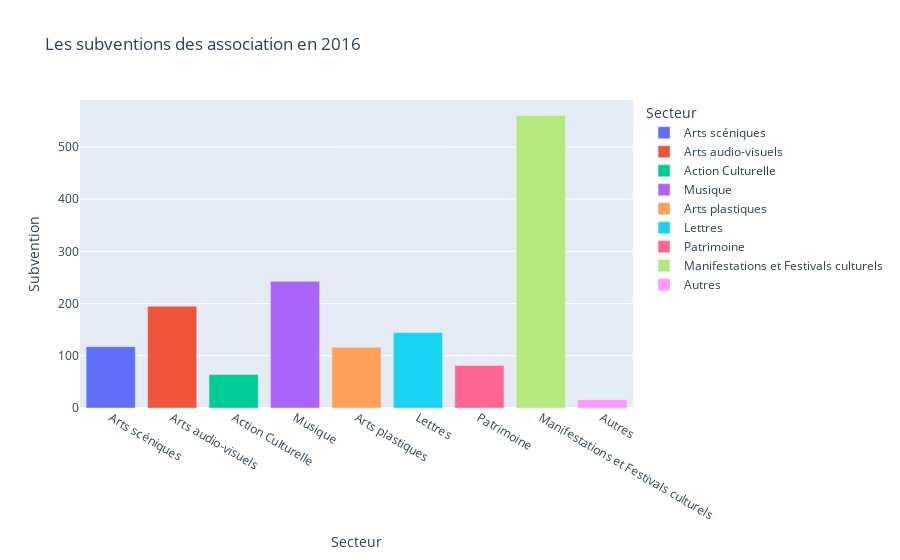

The notebook cell this image was saved under:
### Code cell
import plotly.express as px
import pandas as pd 
df=pd.read_csv('subventions-cadre-financement-public-associations-2016-secteur.csv')
px.bar(df, x='Secteur', y='Subvention',color='Secteur',title='Les subventions des association en 2016')

### Figure 1 — Plotly figure (JSON) as saved in the notebook; plotly's stock layout.template omitted (floating-point values rounded to 4 significant figures)
{"data": [{"alignmentgroup": "True", "hovertemplate": "Secteur=%{x}<br>Subvention=%{y}<extra></extra>", "legendgroup": "Arts scéniques", "marker": {"color": "#636efa"}, "name": "Arts scéniques", "offsetgroup": "Arts scéniques", "orientation": "v", "showlegend": true, "textposition": "auto", "type": "bar", "x": ["Arts scéniques"], "xaxis": "x", "y": [117.5], "yaxis": "y"}, {"alignmentgroup": "True", "hovertemplate": "Secteur=%{x}<br>Subvention=%{y}<extra></extra>", "legendgroup": "Arts audio-visuels", "marker": {"color": "#EF553B"}, "name": "Arts audio-visuels", "offsetgroup": "Arts audio-visuels", "orientation": "v", "showlegend": true, "textposition": "auto", "type": "bar", "x": ["Arts audio-visuels"], "xaxis": "x", "y": [195], "yaxis": "y"}, {"alignmentgroup": "True", "hovertemplate": "Secteur=%{x}<br>Subvention=%{y}<extra></extra>", "legendgroup": "Action Culturelle", "marker": {"color": "#00cc96"}, "name": "Action Culturelle", "offsetgroup": "Action Culturelle", "orientation": "v", "showlegend": true, "textposition": "auto", "type": "bar", "x": ["Action Culturelle"], "xaxis": "x", "y": [64], "yaxis": "y"}, {"alignmentgroup": "True", "hovertemplate": "Secteur=%{x}<br>Subvention=%{y}<extra></extra>", "legendgroup": "Musique ", "marker": {"color": "#ab63fa"}, "name": "Musique ", "offsetgroup": "Musique ", "orientation": "v", "showlegend": true, "textposition": "auto", "type": "bar", "x": ["Musique "], "xaxis": "x", "y": [242.5], "yaxis": "y"}, {"alignmentgroup": "True", "hovertemplate": "Secteur=%{x}<br>Subvention=%{y}<extra></extra>", "legendgroup": "Arts plastiques", "marker": {"color": "#FFA15A"}, "name": "Arts plastiques", "offsetgroup": "Arts plastiques", "orientation": "v", "showlegend": true, "textposition": "auto", "type": "bar", "x": ["Arts plastiques"], "xaxis": "x", "y": [116.3], "yaxis": "y"}, {"alignmentgroup": "True", "hovertemplate": "Secteur=%{x}<br>Subvention=%{y}<extra></extra>", "legendgroup": "Lettres", "marker": {"color": "#19d3f3"}, "name": "Lettres", "offsetgroup": "Lettres", "orientation": "v", "showlegend": true, "textposition": "auto", "type": "bar", "x": ["Lettres"], "xaxis": "x", "y": [144.5], "yaxis": "y"}, {"alignmentgroup": "True", "hovertemplate": "Secteur=%{x}<br>Subvention=%{y}<extra></extra>", "legendgroup": "Patrimoine", "marker": {"color": "#FF6692"}, "name": "Patrimoine", "offsetgroup": "Patrimoine", "orientation": "v", "showlegend": true, "textposition": "auto", "type": "bar", "x": ["Patrimoine"], "xaxis": "x", "y": [81.5], "yaxis": "y"}, {"alignmentgroup": "True", "hovertemplate": "Secteur=%{x}<br>Subvention=%{y}<extra></extra>", "legendgroup": "Manifestations et Festivals culturels", "marker": {"color": "#B6E880"}, "name": "Manifestations et Festivals culturels", "offsetgroup": "Manifestations et Festivals culturels", "orientation": "v", "showlegend": true, "textposition": "auto", "type": "bar", "x": ["Manifestations et Festivals culturels"], "xaxis": "x", "y": [560.2], "yaxis": "y"}, {"alignmentgroup": "True", "hovertemplate": "Secteur=%{x}<br>Subvention=%{y}<extra></extra>", "legendgroup": "Autres", "marker": {"color": "#FF97FF"}, "name": "Autres", "offsetgroup": "Autres", "orientation": "v", "showlegend": true, "textposition": "auto", "type": "bar", "x": ["Autres"], "xaxis": "x", "y": [16], "yaxis": "y"}], "layout": {"barmode": "relative", "legend": {"title": {"text": "Secteur"}, "tracegroupgap": 0}, "title": {"text": "Les subventions des association en 2016"}, "xaxis": {"anchor": "y", "categoryarray": ["Arts scéniques", "Arts audio-visuels", "Action Culturelle", "Musique ", "Arts plastiques", "Lettres", "Patrimoine", "Manifestations et Festivals culturels", "Autres"], "categoryorder": "array", "domain": [0, 1], "title": {"text": "Secteur"}}, "yaxis": {"anchor": "x", "domain": [0, 1], "title": {"text": "Subvention"}}}}
